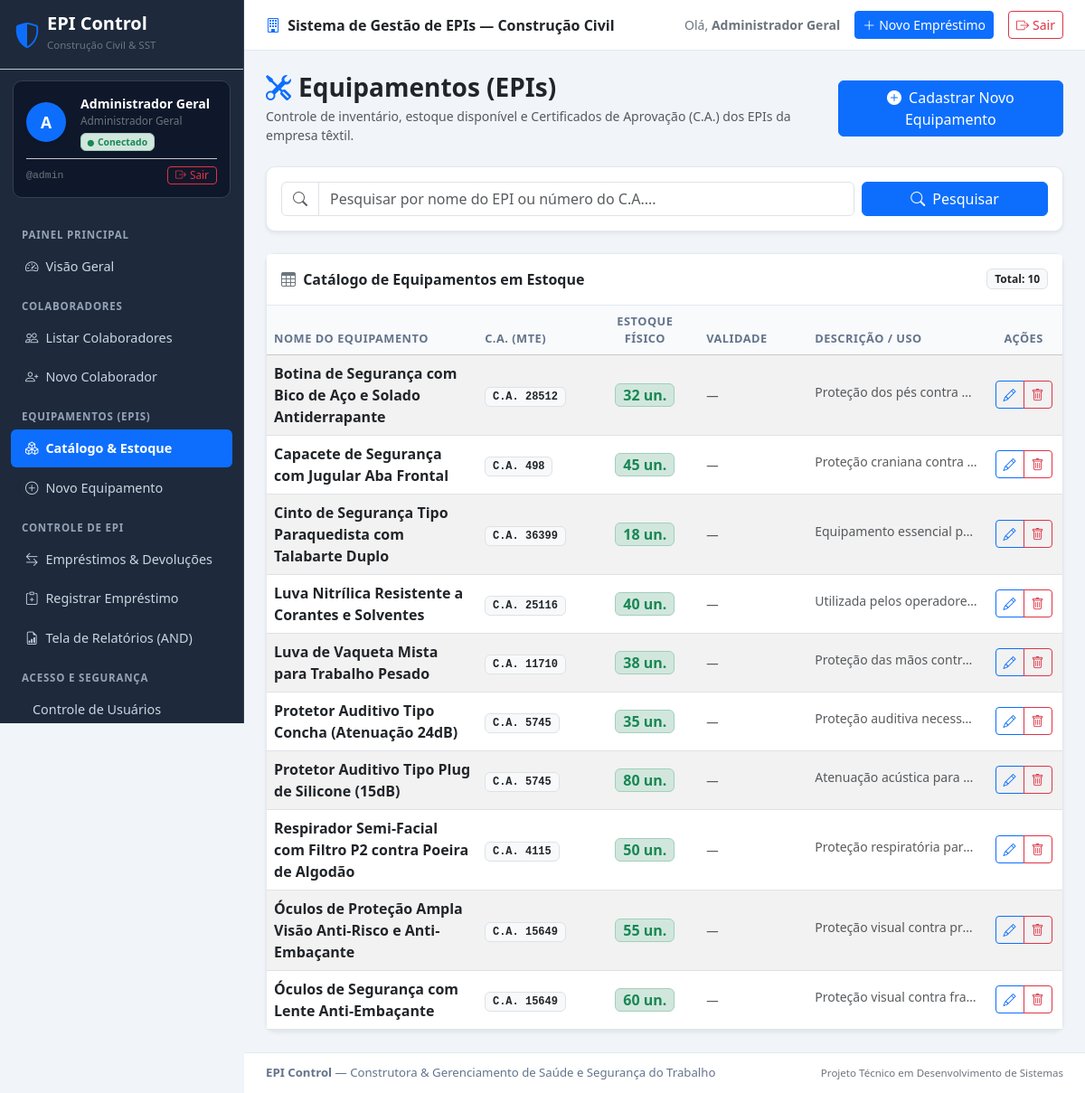
The page /equipamentos/ (signed in) on the database its author committed.
### core/models.py (models this page shows, shortened)
class EPI(models.Model):
    nome = models.CharField(max_length=150, verbose_name="Nome do Equipamento")
    descricao = models.TextField(blank=True, null=True, verbose_name="Descrição")
    certificado_aprovacao = models.CharField(
        max_length=50,
        blank=True,
        null=True,
        verbose_name="Certificado de Aprovação (CA)",
        help_text="Número do C.A. emitido pelo Ministério do Trabalho."
    )
    quantidade_estoque = models.IntegerField(default=0, verbose_name="Quantidade em Estoque")
    validade = models.DateField(blank=True, null=True, verbose_name="Validade do Equipamento / C.A.")
    criado_em = models.DateTimeField(auto_now_add=True, verbose_name="Criado em")
    atualizado_em = models.DateTimeField(auto_now=True, verbose_name="Atualizado em")
    class Meta:
        verbose_name = "EPI"
        verbose_name_plural = "EPIs"
        ordering = ['nome']

### core/views.py (the view)
# urls.py: path('equipamentos/', views.epi_list, name='epi_list'),
@login_required
def epi_list(request):
    termo_busca = request.GET.get('q', '').strip()
    if termo_busca:
        epis = EPI.objects.filter(
            Q(nome__icontains=termo_busca) |
            Q(certificado_aprovacao__icontains=termo_busca)
        )
    else:
        epis = EPI.objects.all()
    context = {
        'epis': epis,
        'termo_busca': termo_busca,
        'total_encontrados': epis.count(),
    }
    return render(request, 'equipamentos/epi_list.html', context)

### templates/equipamentos/epi_list.html (shortened to what this page needs)
{% extends 'base.html' %}
{% block content %}
<div class="d-flex flex-column flex-md-row justify-content-between align-items-md-center mb-4 gap-2">
    <div>
        <h2 class="h3 fw-bold text-dark mb-1">
            <i class="bi bi-tools text-primary me-2"></i>Equipamentos (EPIs)
        </h2>
        <p class="text-muted small mb-0">
            Controle de inventário, estoque disponível e Certificados de Aprovação (C.A.) dos EPIs da empresa têxtil.
        </p>
    </div>
    <div>
        <a href="{% url 'epi_create' %}" class="btn btn-primary">
            <i class="bi bi-plus-circle-fill me-1"></i> Cadastrar Novo Equipamento
        </a>
    </div>
</div>
<div class="card mb-4 shadow-sm">
    <div class="card-body p-3">
        <form method="get" action="{% url 'epi_list' %}" class="row g-2 align-items-center">
            <div class="col-md-9 col-sm-8">
                <div class="input-group">
                    <span class="input-group-text bg-white text-muted">
                        <i class="bi bi-search"></i>
                    </span>
                    <input type="text"
                           name="q"
                           value="{{ termo_busca }}"
                           class="form-control"
                           placeholder="Pesquisar por nome do EPI ou número do C.A...."
                           aria-label="Pesquisar EPI">
                </div>
            </div>
            <div class="col-md-3 col-sm-4 d-flex gap-2">
                <button type="submit" class="btn btn-primary flex-fill">
                    <i class="bi bi-search me-1"></i> Pesquisar
                </button>
            </div>
        </form>
    </div>
</div>
<div class="card shadow-sm">
    <div class="card-header bg-white py-3 d-flex justify-content-between align-items-center">
        <span class="fw-bold text-dark">
            <i class="bi bi-table me-1 text-secondary"></i> Catálogo de Equipamentos em Estoque
        </span>
        <span class="badge bg-light text-dark border">
            Total: {{ epis|length }}
        </span>
    </div>
    <div class="table-responsive">
        {% if epis %}
            <table class="table table-striped table-hover align-middle mb-0">
                <thead class="table-light">
                    <tr>
                        <th scope="col" style="width: 30%;">Nome do Equipamento</th>
                        <th scope="col" style="width: 15%;">C.A. (MTE)</th>
                        <th scope="col" style="width: 15%;" class="text-center">Estoque Físico</th>
                        <th scope="col" style="width: 15%;">Validade</th>
                        <th scope="col" style="width: 15%;">Descrição / Uso</th>
                        <th scope="col" style="width: 10%;" class="text-center">Ações</th>
                    </tr>
                </thead>
                <tbody>
                    {% for epi in epis %}
                        <tr>
                            <td>
                                <strong class="text-dark">{{ epi.nome }}</strong>
                            </td>
                            <td>
                                {% if epi.certificado_aprovacao %}
                                    <span class="badge bg-light text-dark border font-monospace">
                                        C.A. {{ epi.certificado_aprovacao }}
                                    </span>
                                {% else %}
                                    <span class="text-muted fst-italic small">Não informado</span>
                                {% endif %}
                            </td>
                            <td class="text-center">
                                {% if epi.quantidade_estoque > 0 %}
                                    <span class="badge bg-success-subtle text-success border border-success-subtle px-2 py-1 fs-6">
                                        {{ epi.quantidade_estoque }} un.
                                    </span>
                                {% else %}
                                    <span class="badge bg-danger-subtle text-danger border border-danger-subtle px-2 py-1">
                                        Esgotado (0)
                                    </span>
                                {% endif %}
                            </td>
                            <td>
                                {% if epi.validade %}
                                    <span class="small text-secondary">
                                        <i class="bi bi-calendar-event me-1"></i>{{ epi.validade|date:"d/m/Y" }}
                                    </span>
                                {% else %}
                                    <span class="text-muted fst-italic small">—</span>
                                {% endif %}
                            </td>
                            <td>
                                {% if epi.descricao %}
                                    <span class="small text-muted d-inline-block text-truncate" style="max-width: 180px;" title="{{ epi.descricao }}">
                                        {{ epi.descricao }}
                                    </span>
                                {% else %}
                                    <span class="text-muted fst-italic small">—</span>
                                {% endif %}
                            </td>
                            <td class="text-center">
                                <div class="btn-group btn-group-sm" role="group" aria-label="Ações do EPI">
                                    <a href="{% url 'epi_update' epi.pk %}"
                                       class="btn btn-outline-primary"
                                       title="Editar equipamento {{ epi.nome }}">
                                        <i class="bi bi-pencil"></i>
                                    </a>
                                    <button type="button"
                                            class="btn btn-outline-danger"
                                            data-bs-toggle="modal"
                                            data-bs-target="#modalExcluirEpi{{ epi.pk }}"
                                            title="Excluir equipamento {{ epi.nome }}">
                                        <i class="bi bi-trash"></i>
                                    </button>
                                </div>
                            </td>
                        </tr>
                    {% endfor %}
                </tbody>
            </table>
        {% endif %}
    </div>
</div>
{% endblock %}

### templates/base.html (shortened to what this page needs)
{% load static %}
<!DOCTYPE html>
<html lang="pt-br">
<head>
    <link href="https://cdn.jsdelivr.net/npm/bootstrap@5.3.3/dist/css/bootstrap.min.css" rel="stylesheet">
    <link rel="stylesheet" href="https://cdn.jsdelivr.net/npm/bootstrap-icons@1.11.3/font/bootstrap-icons.min.css">
    <link rel="stylesheet" href="{% static 'css/style.css' %}">
</head>
<body>
<div class="app-container">
    <aside class="app-sidebar d-none d-lg-flex flex-column" id="desktopSidebar">
        <div class="p-3 border-bottom border-secondary-subtle">
            <a href="{% url 'home' %}" class="d-flex align-items-center text-white text-decoration-none">
                <i class="bi bi-shield-shaded text-primary fs-3 me-2"></i>
                <div>
                    <div class="fw-bold fs-5 lh-1">EPI Control</div>
                    <small class="text-secondary" style="font-size: 0.72rem;">Construção Civil & SST</small>
                </div>
            </a>
        </div>
        <div class="user-profile-box">
            <div class="d-flex align-items-center gap-3">
                <div class="bg-primary text-white rounded-circle d-flex align-items-center justify-content-center fw-bold shadow-sm" style="width: 44px; height: 44px; min-width: 44px; font-size: 1.1rem;">
                    {{ request.user.username|first|upper }}
                </div>
                <div class="overflow-hidden flex-grow-1">
                    <div class="fw-bold text-white text-truncate" style="font-size: 0.88rem;" title="{{ request.user.get_full_name|default:request.user.username }}">
                        {{ request.user.get_full_name|default:request.user.username }}
                    </div>
                    <div class="text-secondary small text-truncate" style="font-size: 0.74rem;">
                        {% if request.user.is_superuser %}
                            Administrador Geral
                        {% elif request.user.groups.all %}
                            {{ request.user.groups.all.0.name }}
                        {% elif request.user.is_staff %}
                            Equipe Técnica (Staff)
                        {% else %}
                            Usuário Conectado
                        {% endif %}
                    </div>
                    <span class="badge bg-success-subtle text-success border border-success-subtle mt-1" style="font-size: 0.65rem;">
                        <i class="bi bi-circle-fill me-1" style="font-size: 0.45rem;"></i>Conectado
                    </span>
                </div>
            </div>
            <div class="mt-2 pt-2 border-top border-secondary-subtle d-flex justify-content-between align-items-center">
                <small class="text-secondary font-monospace" style="font-size: 0.72rem;">@{{ request.user.username }}</small>
                <a href="{% url 'logout' %}" class="btn btn-outline-danger btn-sm py-0 px-2" style="font-size: 0.74rem;" title="Encerrar sessão no sistema">
                    <i class="bi bi-box-arrow-right me-1"></i>Sair
                </a>
            </div>
        </div>
        <nav class="sidebar-nav flex-grow-1 py-2">
            <div class="sidebar-heading">Painel Principal</div>
            <a class="nav-link {% if request.resolver_match.url_name == 'home' %}active{% endif %}" href="{% url 'home' %}">
                <i class="bi bi-speedometer2 me-2"></i> Visão Geral
            </a>
            <div class="sidebar-heading">Colaboradores</div>
            <a class="nav-link {% if request.resolver_match.url_name == 'colaborador_list' %}active{% endif %}" href="{% url 'colaborador_list' %}">
                <i class="bi bi-people me-2"></i> Listar Colaboradores
            </a>
            <a class="nav-link {% if request.resolver_match.url_name == 'colaborador_create' %}active{% endif %}" href="{% url 'colaborador_create' %}">
                <i class="bi bi-person-plus me-2"></i> Novo Colaborador
            </a>
            <div class="sidebar-heading">Equipamentos (EPIs)</div>
            <a class="nav-link {% if request.resolver_match.url_name == 'epi_list' %}active{% endif %}" href="{% url 'epi_list' %}">
                <i class="bi bi-boxes me-2"></i> Catálogo & Estoque
            </a>
            <a class="nav-link {% if request.resolver_match.url_name == 'epi_create' %}active{% endif %}" href="{% url 'epi_create' %}">
                <i class="bi bi-plus-circle me-2"></i> Novo Equipamento
            </a>
            <div class="sidebar-heading">Controle de EPI</div>
            <a class="nav-link {% if request.resolver_match.url_name == 'emprestimo_list' %}active{% endif %}" href="{% url 'emprestimo_list' %}">
                <i class="bi bi-arrow-left-right me-2"></i> Empréstimos & Devoluções
            </a>
            <a class="nav-link {% if request.resolver_match.url_name == 'emprestimo_create' %}active{% endif %}" href="{% url 'emprestimo_create' %}">
                <i class="bi bi-clipboard-plus me-2"></i> Registrar Empréstimo
            </a>
            <a class="nav-link {% if request.resolver_match.url_name == 'relatorio_list' %}active{% endif %}" href="{% url 'relatorio_list' %}">
                <i class="bi bi-file-earmark-bar-graph me-2"></i> Tela de Relatórios (AND)
            </a>
            <div class="sidebar-heading">Acesso e Segurança</div>
            <a class="nav-link {% if request.resolver_match.url_name == 'usuario_list' %}active{% endif %}" href="{% url 'usuario_list' %}">
                 Controle de Usuários
            </a>
        </nav>
    </aside>
    <div class="app-content">
        <header class="top-bar d-flex justify-content-between align-items-center">
            <div class="d-flex align-items-center gap-2">
                <span class="fw-semibold text-dark d-none d-sm-inline">
                    <i class="bi bi-building me-1 text-primary"></i> Sistema de Gestão de EPIs — Construção Civil
                </span>
            </div>
            <div class="d-flex align-items-center gap-3">
                <span class="text-secondary small d-none d-md-inline">
                    Olá, <strong>{{ request.user.get_full_name|default:request.user.username }}</strong>
                </span>
                <a href="{% url 'emprestimo_create' %}" class="btn btn-sm btn-primary d-none d-sm-inline-flex align-items-center">
                    <i class="bi bi-plus-lg me-1"></i> Novo Empréstimo
                </a>
                <a href="{% url 'logout' %}" class="btn btn-sm btn-outline-danger d-inline-flex align-items-center" title="Sair do sistema">
                    <i class="bi bi-box-arrow-right me-1"></i> Sair
                </a>
            </div>
        </header>
        <main class="main-body">
            {% block content %}
            {% endblock %}
        </main>
        <footer class="app-footer text-center text-md-start d-flex flex-column flex-md-row justify-content-between align-items-center gap-2">
            <div>
                <strong>EPI Control</strong> — Construtora & Gerenciamento de Saúde e Segurança do Trabalho
            </div>
            <div class="text-secondary small">
                Projeto Técnico em Desenvolvimento de Sistemas
            </div>
        </footer>
    </div>
</div>
</body>
</html>

### rows shown on the page
EPI: nome "Botina de Segurança com Bico de Aço e Solado Antiderrapante", certificado_aprovacao "28512", quantidade_estoque "32", descricao "Proteção dos pés contra…"
EPI: nome "Capacete de Segurança com Jugular Aba Frontal", certificado_aprovacao "498", quantidade_estoque "45", descricao "Proteção craniana contra…"
EPI: nome "Cinto de Segurança Tipo Paraquedista com Talabarte Duplo", certificado_aprovacao "36399", quantidade_estoque "18", descricao "Equipamento essencial p…"
EPI: nome "Luva Nitrílica Resistente a Corantes e Solventes", certificado_aprovacao "25116", quantidade_estoque "40", descricao "Utilizada pelos operadore…"
EPI: nome "Luva de Vaqueta Mista para Trabalho Pesado", certificado_aprovacao "11710", quantidade_estoque "38", descricao "Proteção das mãos contr…"
EPI: nome "Protetor Auditivo Tipo Concha (Atenuação 24dB)", certificado_aprovacao "5745", quantidade_estoque "35", descricao "Proteção auditiva necess…"
EPI: nome "Protetor Auditivo Tipo Plug de Silicone (15dB)", certificado_aprovacao "5745", quantidade_estoque "80", descricao "Atenuação acústica para…"
EPI: nome "Respirador Semi-Facial com Filtro P2 contra Poeira de Algodão", certificado_aprovacao "4115", quantidade_estoque "50", descricao "Proteção respiratória par…"
EPI: nome "Óculos de Proteção Ampla Visão Anti-Risco e Anti-Embaçante", certificado_aprovacao "15649", quantidade_estoque "55", descricao "Proteção visual contra pr…"
EPI: nome "Óculos de Segurança com Lente Anti-Embaçante", certificado_aprovacao "15649", quantidade_estoque "60", descricao "Proteção visual contra fra…"

### other values the page prints
{{ request.user.username|first|upper }} "A"
{{ request.user.get_full_name|default:request.user.username }} "Administrador Geral"
{{ request.user.username }} "admin"
{{ epis|length }} "10"
